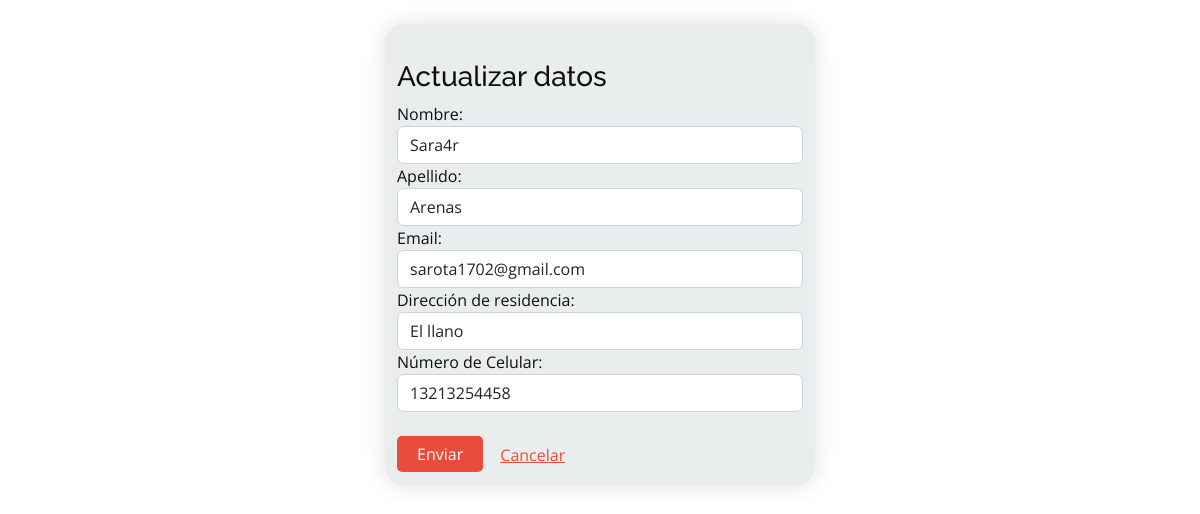
The page /actualizarU/1 (signed in) on the database as committed earlier.
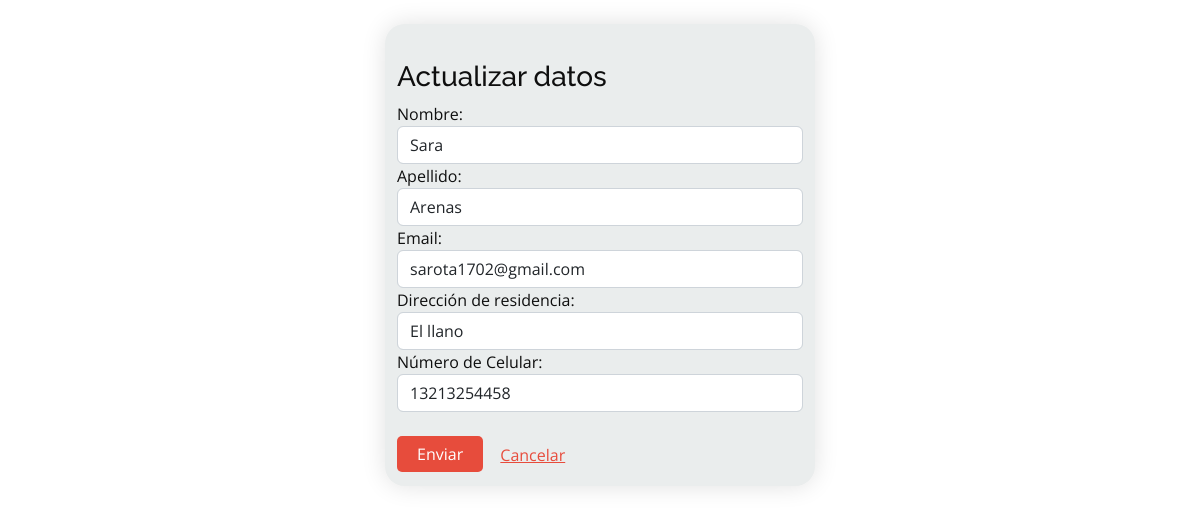
The same page on the database as committed later.
### servigou/models.py (models this page shows, shortened)
class User(AbstractUser):
    documento = models.IntegerField(unique=True, null=True, blank=False)
    celular = models.IntegerField(null=True, blank=False)
    direccion = models.CharField(max_length=20, null=True, blank=False)

### servigou/views.py (the view, shortened to what this page needs)
# urls.py: path('actualizarU/<int:id>', views.actualizarU, name='actualizarU'),
@login_required(login_url="login")
def actualizarU(request, id):
    usuario = User.objects.get(id=id)
    form = UserForm2(instance=usuario)
    context = {"form": form}
    return render(request, "Usuario/actualizarU.html", context)

### templates/Usuario/actualizarU.html (shortened to what this page needs)
{% extends 'layout/baseform.html' %}
{% load static %}
{% block contenido %}
<div class="container_reg" style="width: 430px">
  <form method="POST" action="">
    <br/>
    <h3>Actualizar datos</h3>
    {% csrf_token %} {{form.as_table}}
    <br />
    <button  type="submit" class="boton">
      Enviar
    </button>
    <a id="boton1" href="{% url 'home' %}" class="btn btn-link" >Cancelar </a><br />
  </form>
</div>
{% endblock %}

Rows that differ between the two databases and show on the page:
changed User "Arenas": first_name "Sara4r" → "Sara"
